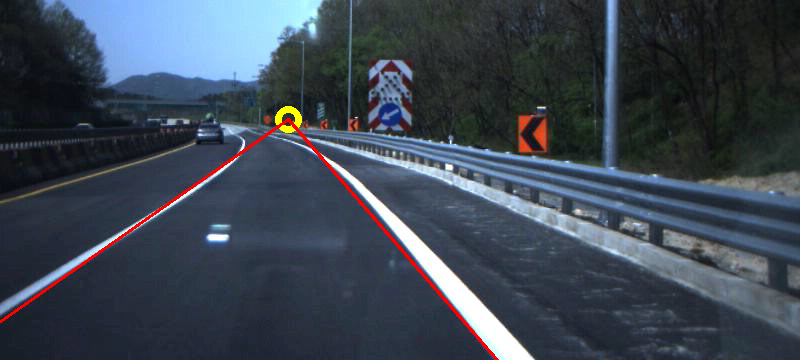
#> input picture images/Right_0.bmp, 800 x 360 px; its folder holds only this picture in this run
$ python -i main.py   (imports and definitions only)   (older library calls are emulated)
#> lines starting #> are read from the running program, lines starting #| are printed output that depends on the picture; after the words box and inside, x2 and y2 are one past the last pixel; in counts of white or black regions, pixels touching at a corner belong together
import cv2
import numpy as np
import matplotlib.image as mpimg
import glob
import re

def slopeAveraging(image, lines):
    left_fit = []
    right_fit = []
    for line in lines:
        x1, y1, x2, y2 = line.reshape(4)
        parameters = np.polyfit((x1, x2), (y1, y2), 1)
        slope = parameters[0]
        intercept = parameters[1]
        # print(slope)
        if slope < 0:
            # if(slope>-0.9 and slope > -0.6)
            left_fit.append((slope, intercept))
        else:
            right_fit.append((slope, intercept))


    left_fit_average = np.average(left_fit, axis=0)
    right_fit_average = np.average(right_fit, axis=0)

    left_line = makeCoordinates(image, left_fit_average)
    right_line = makeCoordinates(image, right_fit_average)
    return np.array([left_line, right_line])

# [7 lines left out: function makeCoordinates, not called in this run]

def sobelEdgeDetection(image):
    gray = cv2.cvtColor(image, cv2.COLOR_RGB2GRAY)
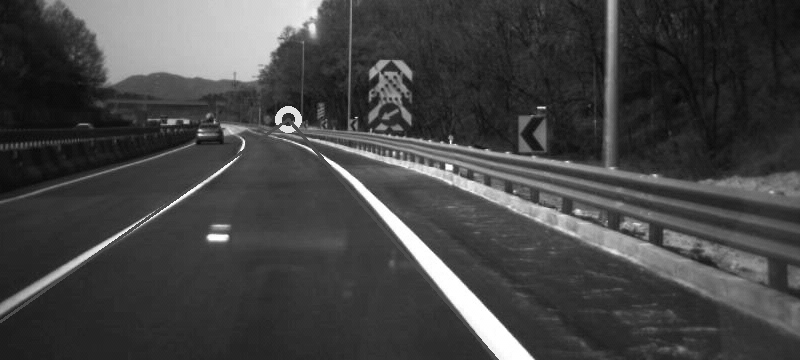
#> gray: shape (360, 800); min 6, max 255, mean 68.4
    blur = cv2.GaussianBlur(gray,(5, 5), 0)
    sobelxy = cv2.Sobel(src=blur, ddepth=cv2.CV_64F, dx=1, dy=1, ksize=5) # Combined X and Y Sobel Edge Detection
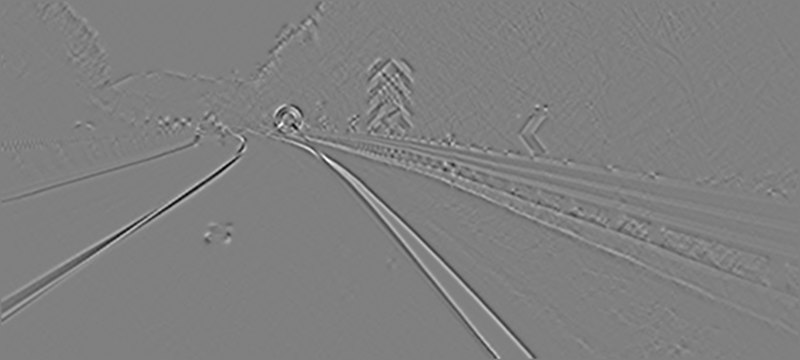
#> sobelxy: shape (360, 800) float64; min -1303, max 1291, mean 0; drawn with min black and max white
    #edges = cv2.convertScaleAbs(sobelxy,alpha=1, beta=0)
    #edges =  cv2.threshold(edges,50,255,cv2.THRESH_BINARY + cv2.THRESH_OTSU)
    #edges = cv2.dilate(edges,(3,3))

    return sobelxy

# [27 lines left out: functions lineIntersection, generateLines, not called in this run]

def processArea(image):
    polygons = np.array([[(0, image.shape[0]),(0, image.shape[0]-100), (290, 320), (340, 320), (image.shape[1]-150, image.shape[0])]])
    mask = np.zeros_like(image)
    cv2.fillPoly(mask, polygons, 255)
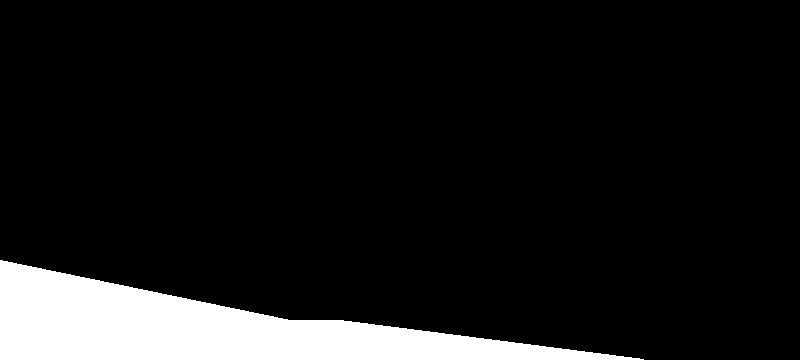
#> mask: shape (360, 800) float64; 9.9% white; 1 white region, box (x1, y1, x2, y2) and area: (0, 260, 644, 360) 28562
    masked_image = cv2.bitwise_and(image, mask)
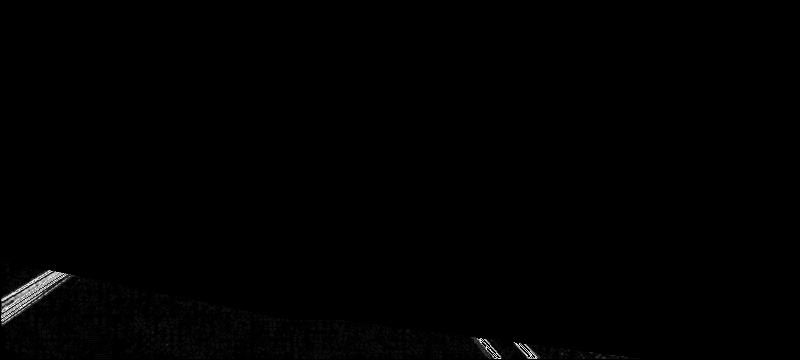
#> masked_image: shape (360, 800) float64; min 0, max 255, mean 1.2
    return masked_image

# [31 lines left out: functions hough_transform, find_lines, not called in this run]

def detectLanes(img, threshold = 100):
    sobel = sobelEdgeDetection(img)
    cropped_Image = processArea(sobel)
    edges = cv2.convertScaleAbs(cropped_Image,alpha=1, beta=0)
    thresh,edges =  cv2.threshold(edges,50,255,cv2.THRESH_BINARY + cv2.THRESH_OTSU)
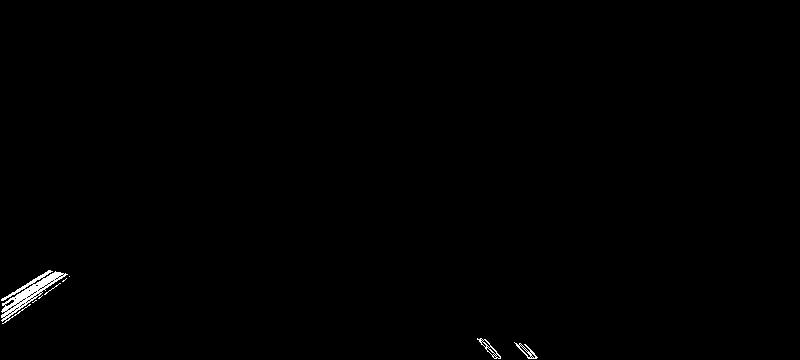
#> edges: shape (360, 800); 0.42% white; 8 white regions (4 under 20 px), largest, box (x1, y1, x2, y2) and area: (1, 270, 68, 324) 958, (514, 342, 538, 359) 107, (477, 338, 501, 359) 106, (44, 283, 61, 295) 20
#> thresh = 64
    edges = cv2.dilate(edges,(3,3))
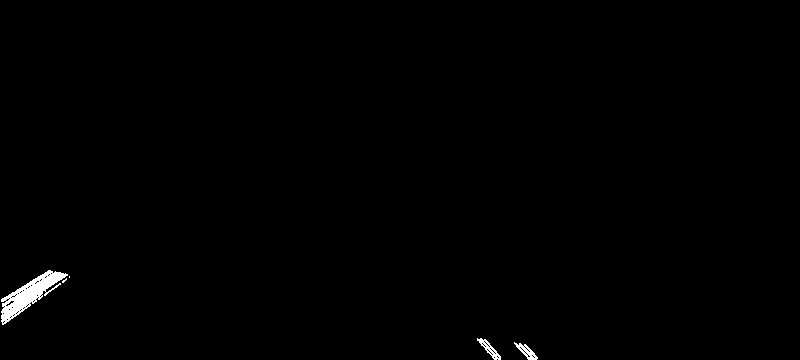
#> edges: shape (360, 800); 0.57% white; 5 white regions (2 under 20 px), largest, box (x1, y1, x2, y2) and area: (1, 270, 68, 325) 1281, (477, 338, 501, 360) 170, (514, 342, 538, 360) 164

    lines = cv2.HoughLinesP(edges, 1, np.pi/180, 100, np.array([]), minLineLength=60, maxLineGap=10)
#> lines = None
    #hough_space, thetas, diag_len = hough_transform(cropped_Image)
    #lines = find_lines(hough_space, thetas, diag_len, threshold=100)

    filteredLines = slopeAveraging(img, lines)
    twoLanes = generateLines(img, filteredLines)
    finalImg = cv2.addWeighted(img, 0.8, twoLanes, 1, 1)
    return finalImg

# [26 lines left out: function videoOut, not called in this run]

paths = glob.glob('TestVideo_1/*.bmp')

# [8 lines not run here, left out]

>>> import cv2
>>> picture = cv2.cvtColor(cv2.imread('images/Right_0.bmp'), cv2.COLOR_BGR2RGB)
#> (the run stopped early here; a loop or call above may not have finished)

$ run again, on images/Right_1.bmp
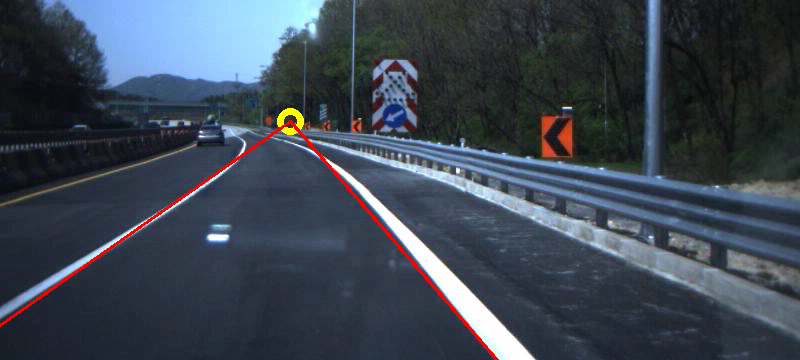
#> input picture images/Right_1.bmp, 800 x 360 px
#> mask: shape (360, 800) float64; 9.9% white; 1 white region, box (x1, y1, x2, y2) and area: (0, 260, 644, 360) 28562
#> in detectLanes, `thresh,edges =  cv2.threshold(edges,50,255,cv2.THRESH_BINARY + cv2.THR..`:
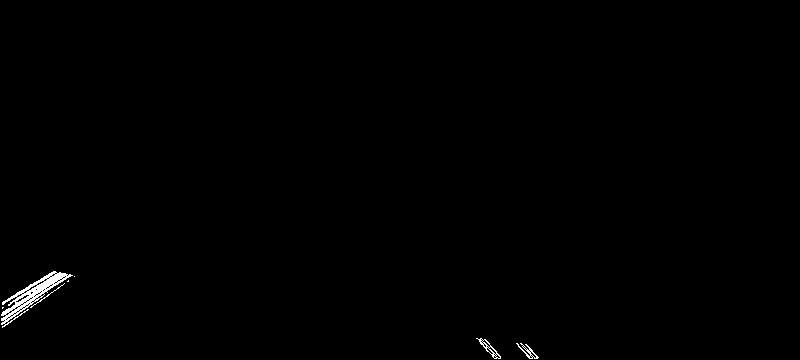
#> edges: shape (360, 800); 0.44% white in thin lines or dots, all inside (x1, y1, x2, y2) = (1, 271, 539, 359)
#> thresh = 64
#> in detectLanes, `edges = cv2.dilate(edges,(3,3))`:
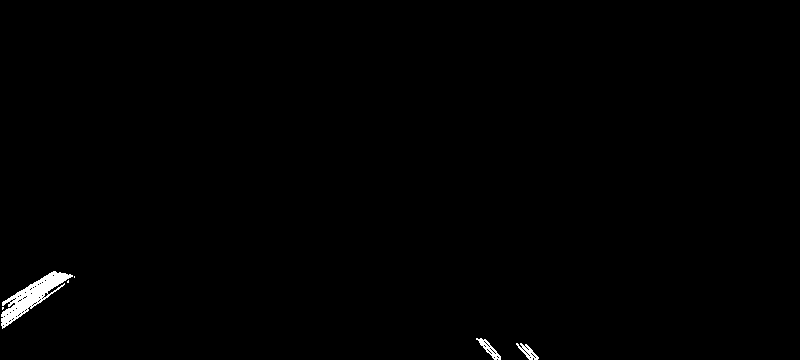
#> edges: shape (360, 800); 0.59% white; 6 white regions (3 under 20 px), largest, box (x1, y1, x2, y2) and area: (1, 271, 73, 329) 1347, (476, 338, 501, 360) 178, (516, 343, 539, 360) 155
#> lines = None
